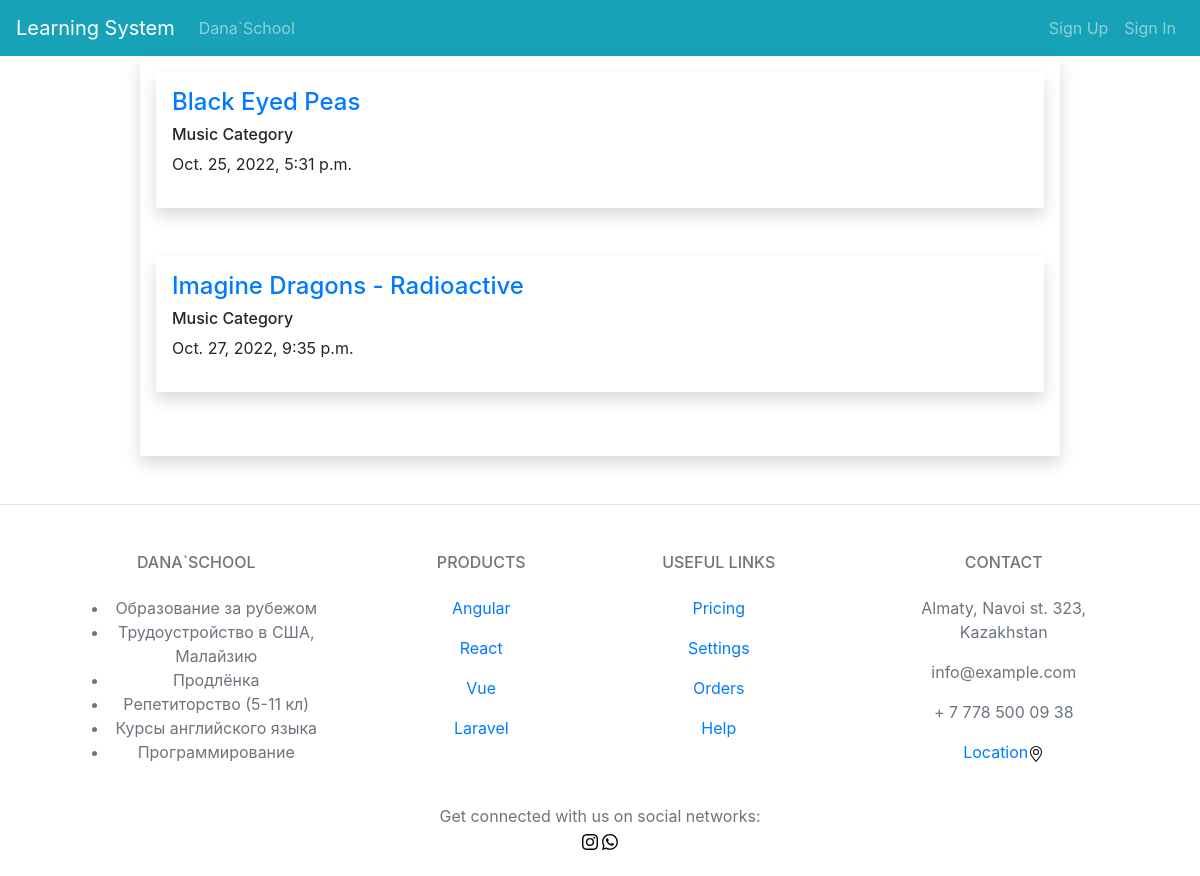
The page /learn_app/homeByCategory/2/ on the database its author committed.
### learn_app/models.py (models this page shows, shortened)
class Content(models.Model):
    title = models.CharField(max_length=50, null=False, blank=False)
    description = models.TextField()
    create_date = models.DateTimeField(default=now(), null=False, blank=False)
    category = models.ForeignKey(Category, on_delete=models.CASCADE, null=False, blank=False)
    video = models.FileField(upload_to='videos/', null=False, blank=False)

class Category(models.Model):
    title = models.CharField(max_length=50, null=False, blank=False)
    image = models.ImageField(null=True, blank=True)
    preview = models.TextField(null=True, blank=True)
    description = models.TextField()
    def __str__(self):
        return self.title

### learn_app/views.py (the view)
# urls.py: path('homeByCategory/<int:category_id>/', homeByCategory, name='home_by_category'),
def homeByCategory(request, category_id):
    return render(request,
                  template_name='learn_app/home_by_category.html',
                  context={
                      'contents': Content.objects.filter(category=category_id).order_by('create_date')
                  })

### templates/learn_app/home_by_category.html
{% extends 'learn_app/base.html' %}
{% block content %}
    {% for content in contents %}
        <div class="shadow p-3 mb-5 bg-body rounded">
            <a href="{% url 'content_detail' content.id %}"><h4 class="text-left">{{ content.title }}</h4></a>
            <h6 class="text-left">{{ content.category }}</h6>
            <p class="text-left">{{ content.create_date }}</p>
        </div>
    {% endfor %}
{% endblock content %}

### rows shown on the page
Content: title "Black Eyed Peas", category "Music Category", create_date "Oct. 25, 2022, 5:31 p.m."
Content: title "Imagine Dragons - Radioactive", category "Music Category", create_date "Oct. 27, 2022, 9:35 p.m."
